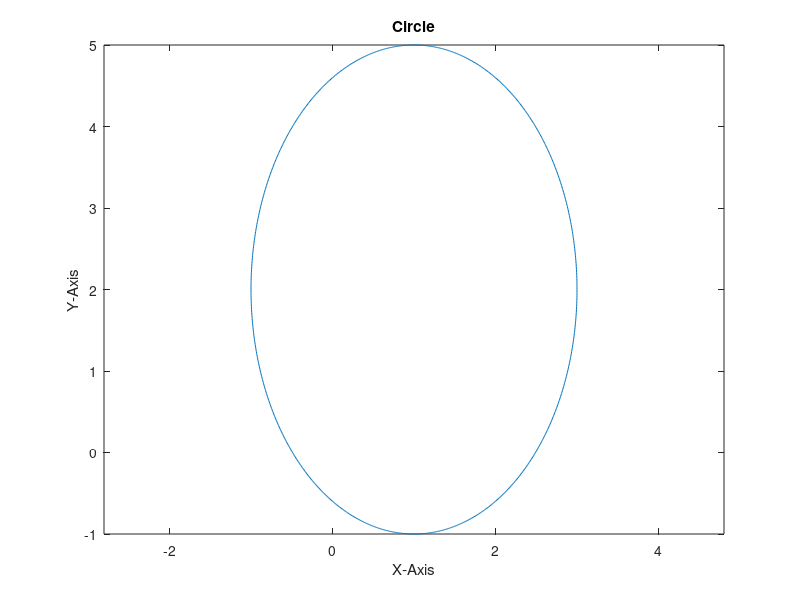

MATLAB code to generate this figure:
clc
clear all
t = linspace(0,2*pi,1001);
x = 1+ 2*cos(t)
y = 2+ 3*sin(t)
plot(x,y)
axis equal
xlabel('X-Axis')
ylabel('Y-Axis')
title('Circle')
